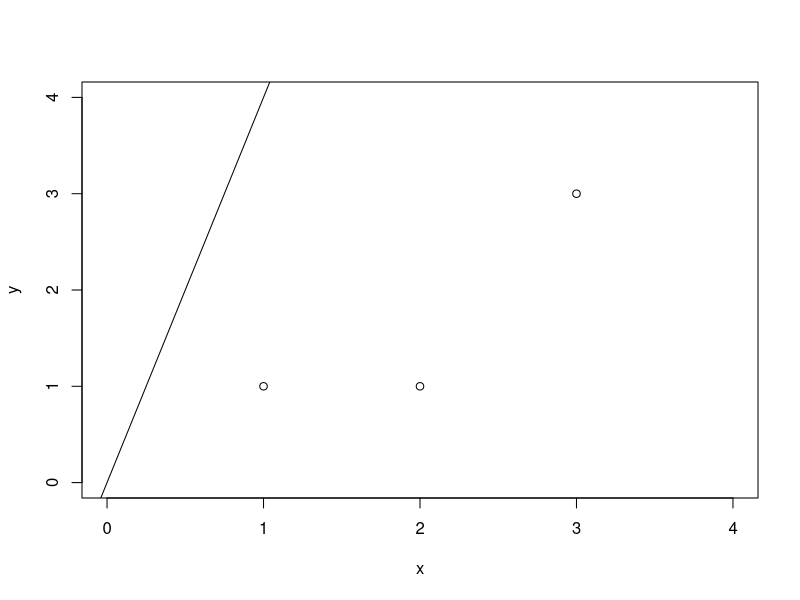

Write R code to recreate this figure.
## ---- chunk 1
knitr::opts_chunk$set(echo = TRUE)
## ---- chunk 2
x <- c(1, 2, 3)
y <- c(1, 1, 3)

plot(x, y, xlim = c(0, 4), ylim = c(0, 4))
abline(c(0,0), c(4, (3/7) * 4))

